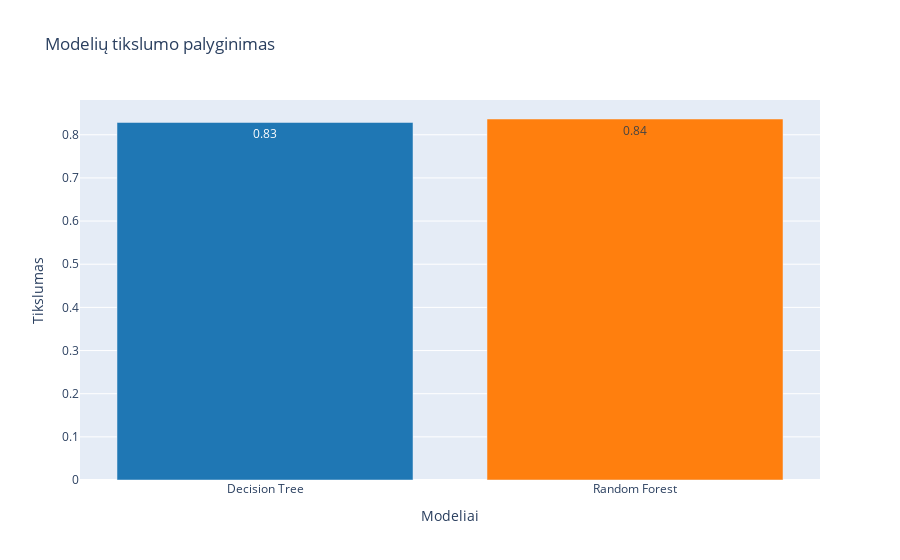

Write notebook code for a chart like this one.
### Code cell
# Tikslumo metrikos
dt_accuracy = accuracy
rf_accuracy = accuracy_trees

# Bar chart su modelių tikslumo metrikomis
trace1 = go.Bar(
    x=['Decision Tree', 'Random Forest'],
    y=[dt_accuracy, rf_accuracy],
    text=[f'{dt_accuracy:.2f}', f'{rf_accuracy:.2f}'],
    textposition='auto',
    marker=dict(color=['#1f77b4', '#ff7f0e'])
)

data = [trace1]
layout = go.Layout(
    title='Modelių tikslumo palyginimas',
    xaxis=dict(title='Modeliai'),
    yaxis=dict(title='Tikslumas')
)

fig = go.Figure(data=data, layout=layout)
fig.show()

### Figure 1 — Plotly figure (JSON) as saved in the notebook; plotly's stock layout.template omitted (floating-point values rounded to 4 significant figures)
{"data": [{"marker": {"color": ["#1f77b4", "#ff7f0e"]}, "text": ["0.83", "0.84"], "textposition": "auto", "type": "bar", "x": ["Decision Tree", "Random Forest"], "y": [0.8285, 0.8365]}], "layout": {"title": {"text": "Modelių tikslumo palyginimas"}, "xaxis": {"title": {"text": "Modeliai"}}, "yaxis": {"title": {"text": "Tikslumas"}}}}
